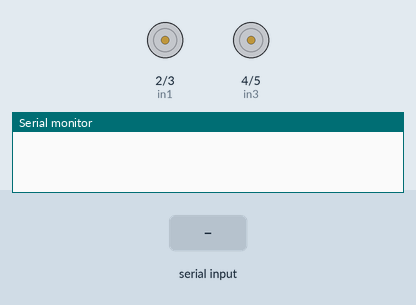
This sketch was run on a simulated Arduino Uno, built with avr-gcc and run on an emulated ATmega328P. On the bench: motor-driver pin pairs drawn as motors (green arrow = first pin HIGH = forward, orange = second pin HIGH = backward, longer = more drive), the last lines printed to the serial monitor. Inputs (shaded band) come from the test bench.

Above: at 1.2 s.
1.3 s: "8\n" received over Serial
At 2.0 s:
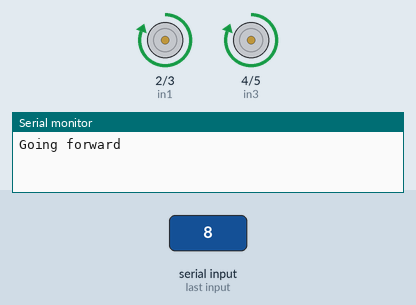
2.8 s: "2\n" received over Serial
At 3.1 s:
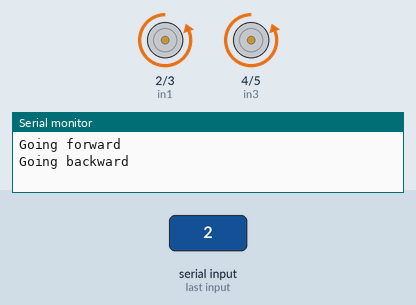
4.3 s: "4\n" received over Serial
At 5.5 s:
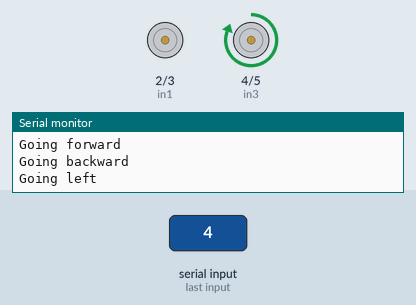
5.8 s: "6\n" received over Serial
At 6.6 s:
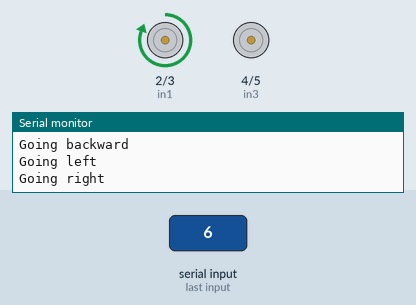
Timing chart, 0 to 8.3 s (numbered marks = the images above; inputs shaded):
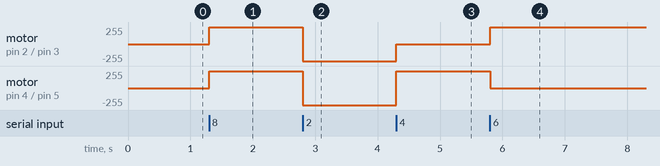

The sketch:

Motor_control.ino
```cpp
int in1 = 2;
int in2 = 3;
int in3 = 4;
int in4 = 5;
int s1  = 9;
int s2  = 10;
int in=0;


void setup() {
  Serial.begin(9600);
  pinMode(in1, OUTPUT);
  pinMode(in2, OUTPUT);
  pinMode(in3, OUTPUT);
  pinMode(in4, OUTPUT);
  pinMode(s1,  OUTPUT);
  pinMode(s2,  OUTPUT);
}


void forward(int x){

  Serial.println("Going forward");

  digitalWrite(in1, HIGH);
  digitalWrite(in2, LOW);
  analogWrite(s1,x);
  digitalWrite(in3, HIGH);
  digitalWrite(in4, LOW);
  analogWrite(s2,x);

}

void backward(int x){
  Serial.println("Going backward");

    digitalWrite(in1, LOW);
    digitalWrite(in2, HIGH);
    analogWrite(s1,x);
    digitalWrite(in3, LOW);
    digitalWrite(in4, HIGH);
    analogWrite(s2,x);

}


void left(){
  Serial.println("Going left");
  digitalWrite(in1, LOW);
  digitalWrite(in2, LOW);
  digitalWrite(in3, HIGH);
  digitalWrite(in4, LOW);

  analogWrite(s1,255);


}

void right(){
  Serial.println("Going right");
  digitalWrite(in1, HIGH);
  digitalWrite(in2, LOW);
  digitalWrite(in3, LOW);
  digitalWrite(in4, LOW);
  analogWrite(s2,255);
}

void stopp(){
  Serial.println("Stopped");
  digitalWrite(in1, LOW);
  digitalWrite(in2, LOW);
  digitalWrite(in3, LOW);
  digitalWrite(in4, LOW);
  analogWrite(s1,0);
  analogWrite(s2,0);
}

void loop() {
  if (Serial.available()>0){
    in = Serial.parseInt();

    if (in == 8){
      forward(255);
    }
    if (in == 2){
      backward(255);
    }

    if (in == 4){
      left();
    }

    if (in == 6){
      right();
    }

    if (in == 5){
      stopp();
    }

  }

}
```

Measured:
- after the input at 1.3 s, motor on pin 2 (in1) / pin 3 (in2), motor on pin 4 (in3) / pin 5 (in4): stopped → forward 255/255 at once
- after the input at 2.8 s, motor on pin 2 (in1) / pin 3 (in2), motor on pin 4 (in3) / pin 5 (in4): forward 255/255 → backward 255/255 at once
- after the input at 4.3 s, motor on pin 2 (in1) / pin 3 (in2): backward 255/255 → stopped at once; motor on pin 4 (in3) / pin 5 (in4): backward 255/255 → forward 255/255 at once
- after the input at 5.8 s, motor on pin 2 (in1) / pin 3 (in2): stopped → forward 255/255 at once; motor on pin 4 (in3) / pin 5 (in4): forward 255/255 → stopped at once
